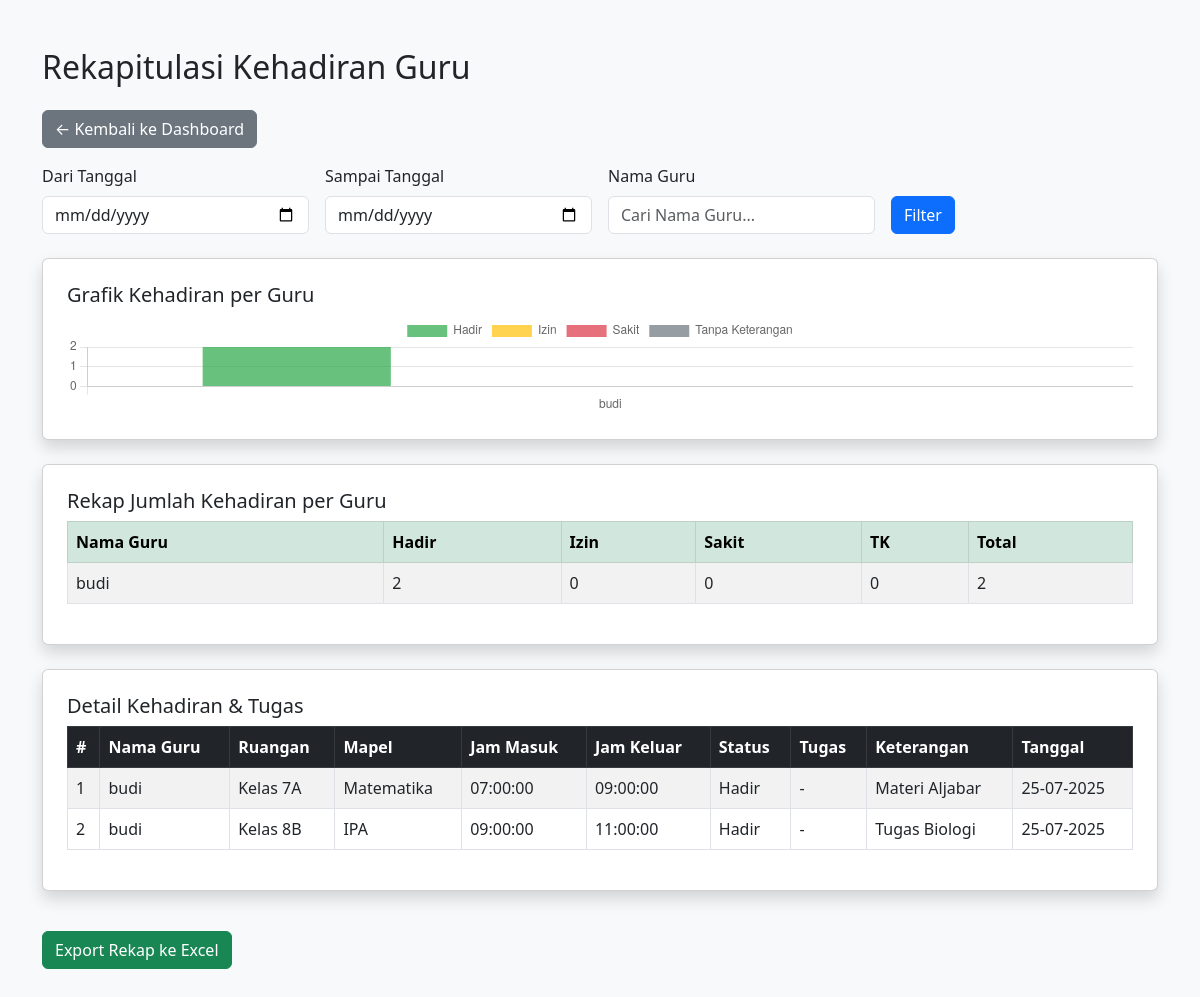
/rekap_kehadiran.php (signed in), run on the app's committed database.
### tables this page shows
CREATE TABLE IF NOT EXISTS kehadiran_guru13 (
  id INT AUTO_INCREMENT PRIMARY KEY,
  ruangan_kelas VARCHAR(100) NOT NULL,
  nama_guru VARCHAR(100) NOT NULL,
  mata_pelajaran VARCHAR(100) NOT NULL,
  jam_masuk TIME NOT NULL,
  jam_keluar TIME NOT NULL,
  status_kehadiran ENUM('Hadir', 'Izin', 'Sakit') NOT NULL,
  tugas VARCHAR(255) DEFAULT NULL,
  keterangan_tugas TEXT,
  tanggal DATE DEFAULT CURRENT_DATE
);

### rekap_kehadiran.php (the view, shortened to what this page needs)
<?php
include 'koneksi.php';
?>
<!DOCTYPE html>
<html lang="id">
<head>
  <link href="https://cdn.jsdelivr.net/npm/bootstrap@5.3.0/dist/css/bootstrap.min.css" rel="stylesheet">
</head>
<body class="bg-light">
<div class="container py-5">
  <h2 class="mb-4">Rekapitulasi Kehadiran Guru</h2>
  <a href="dashboard_admin.php" class="btn btn-secondary mb-3">← Kembali ke Dashboard</a>
  <form method="GET" class="row g-3 mb-4">
    <div class="col-md-3">
      <label class="form-label">Dari Tanggal</label>
      <input type="date" name="from" class="form-control" value="<?= isset($_GET['from']) ? $_GET['from'] : '' ?>">
    </div>
    <div class="col-md-3">
      <label class="form-label">Sampai Tanggal</label>
      <input type="date" name="to" class="form-control" value="<?= isset($_GET['to']) ? $_GET['to'] : '' ?>">
    </div>
    <div class="col-md-3">
  <label class="form-label">Nama Guru</label>
  <input type="text" id="nama_guru" name="nama_guru" class="form-control"
    placeholder="Cari Nama Guru..."
    value="<?= isset($_GET['nama_guru']) ? htmlspecialchars($_GET['nama_guru']) : '' ?>">
</div>
    <div class="col-md-3 d-flex align-items-end">
      <button type="submit" class="btn btn-primary">Filter</button>
    </div>
  </form>
  <div class="card shadow p-4 mb-4">
    <h5>Grafik Kehadiran per Guru</h5>
    <canvas id="kehadiranChart" height="100"></canvas>
    <?php
$limit = 10;
$page = isset($_GET['page']) ? (int)$_GET['page'] : 1;
$offset = ($page - 1) * $limit;
    $sql_rekap = "SELECT nama_guru,
      SUM(CASE WHEN status_kehadiran = 'Hadir' THEN 1 ELSE 0 END) AS hadir,
      SUM(CASE WHEN status_kehadiran = 'Izin' THEN 1 ELSE 0 END) AS izin,
      SUM(CASE WHEN status_kehadiran = 'Sakit' THEN 1 ELSE 0 END) AS sakit,
      SUM(CASE WHEN status_kehadiran = 'TK' THEN 1 ELSE 0 END) AS tk
      FROM kehadiran_guru13";
    $sql_rekap .= " GROUP BY nama_guru ORDER BY nama_guru";
    $result_rekap = $conn->query($sql_rekap);
    $labels = [];
    $hadir = [];
    $izin = [];
    $sakit = [];
    $tk = [];
    while ($row = $result_rekap->fetch_assoc()) {
      $labels[] = $row['nama_guru'];
      $hadir[] = $row['hadir'];
      $izin[] = $row['izin'];
      $sakit[] = $row['sakit'];
      $tk[] = $row['tk'];
    }
    ?>
    <script>
      const ctx = document.getElementById('kehadiranChart').getContext('2d');
      const kehadiranChart = new Chart(ctx, {
        type: 'bar',
        data: {
          labels: <?= json_encode($labels) ?>,
          datasets: [
            {
              label: 'Hadir',
              backgroundColor: 'rgba(40,167,69,0.7)',
              data: <?= json_encode($hadir) ?>
            },
            {
              label: 'Izin',
              backgroundColor: 'rgba(255,193,7,0.7)',
              data: <?= json_encode($izin) ?>
            },
            {
              label: 'Sakit',
              backgroundColor: 'rgba(220,53,69,0.7)',
              data: <?= json_encode($sakit) ?>
            },
            {
              label: 'Tanpa Keterangan',
              backgroundColor: 'rgba(108,117,125,0.7)',
              data: <?= json_encode($tk) ?>
            }
          ]
        },
        options: {
          responsive: true,
          plugins: { legend: { position: 'top' } },
          scales: { y: { beginAtZero: true, precision: 0 } }
        }
      });
    </script>
  </div>
  <div class="card shadow p-4 mb-4">
    <h5>Rekap Jumlah Kehadiran per Guru</h5>
    <div class="table-responsive">
      <table class="table table-bordered table-striped">
        <thead class="table-success">
          <tr>
            <th>Nama Guru</th>
            <th>Hadir</th>
            <th>Izin</th>
            <th>Sakit</th>
            <th>TK</th>
            <th>Total</th>
          </tr>
        </thead>
        <tbody>
        <?php
        $result_rekap = $conn->query($sql_rekap);
        while ($row = $result_rekap->fetch_assoc()) {
          $total = $row['hadir'] + $row['izin'] + $row['sakit'] + $row['tk'];
          echo "<tr>
            <td>".$row['nama_guru']."</td>
            <td>".$row['hadir']."</td>
            <td>".$row['izin']."</td>
            <td>".$row['sakit']."</td>
            <td>".$row['tk']."</td>
            <td>".$total."</td>
          </tr>";
        }
        ?>
        </tbody>
      </table>
    </div>
  </div>
  <div class="card shadow p-4 mb-4">
    <h5>Detail Kehadiran & Tugas</h5>
    <div class="table-responsive">
      <table class="table table-bordered table-striped">
        <thead class="table-dark">
          <tr>
            <th>#</th>
            <th>Nama Guru</th>
            <th>Ruangan</th>
            <th>Mapel</th>
            <th>Jam Masuk</th>
            <th>Jam Keluar</th>
            <th>Status</th>
            <th>Tugas</th>
            <th>Keterangan</th>
            <th>Tanggal</th>
          </tr>
        </thead>
        <tbody>
        <?php
        $no = 1;
        $sql_detail = "SELECT * FROM kehadiran_guru13";
$sql_detail .= " ORDER BY tanggal DESC LIMIT $limit OFFSET $offset";
        $result = $conn->query($sql_detail);
        while ($row = $result->fetch_assoc()) {
          echo "<tr>
            <td>".$no++."</td>
            <td>".$row['nama_guru']."</td>
            <td>".$row['ruangan_kelas']."</td>
            <td>".$row['mata_pelajaran']."</td>
            <td>".$row['jam_masuk']."</td>
            <td>".$row['jam_keluar']."</td>
            <td>".$row['status_kehadiran']."</td>
            <td>";
          echo $row['tugas'] ? "<a href='uploads/".$row['tugas']."' target='_blank'>Download</a>" : "-";
          echo "</td>
            <td>".$row['keterangan_tugas']."</td>
            <td>".date('d-m-Y', strtotime($row['tanggal']))."</td>
          </tr>";
        }
        ?>
        </tbody>
      </table>
    </div>
  </div>
  <a href="export_kehadiran.php?from=<?= $_GET['from'] ?? '' ?>&to=<?= $_GET['to'] ?? '' ?>&nama_guru=<?= $_GET['nama_guru'] ?? '' ?>"
     class="btn btn-success mt-3">
    Export Rekap ke Excel
  </a>
</div>
<link href="https://code.jquery.com/ui/1.13.2/themes/base/jquery-ui.css" rel="stylesheet">
</body>
</html>

### data on the page
kehadiran_guru13: nama_guru "budi", ruangan_kelas "Kelas 7A", mata_pelajaran "Matematika", jam_masuk "07:00:00", jam_keluar "09:00:00", status_kehadiran "Hadir", keterangan_tugas "Materi Aljabar", tanggal "25-07-2025"
kehadiran_guru13: nama_guru "budi", ruangan_kelas "Kelas 8B", mata_pelajaran "IPA", jam_masuk "09:00:00", jam_keluar "11:00:00", status_kehadiran "Hadir", keterangan_tugas "Tugas Biologi", tanggal "25-07-2025"

### other printed values
$row['nama_guru'] "budi"
$row['hadir'] "2"
$row['izin'] "0"
$row['sakit'] "0"
$row['tk'] "0"
$total "2"
